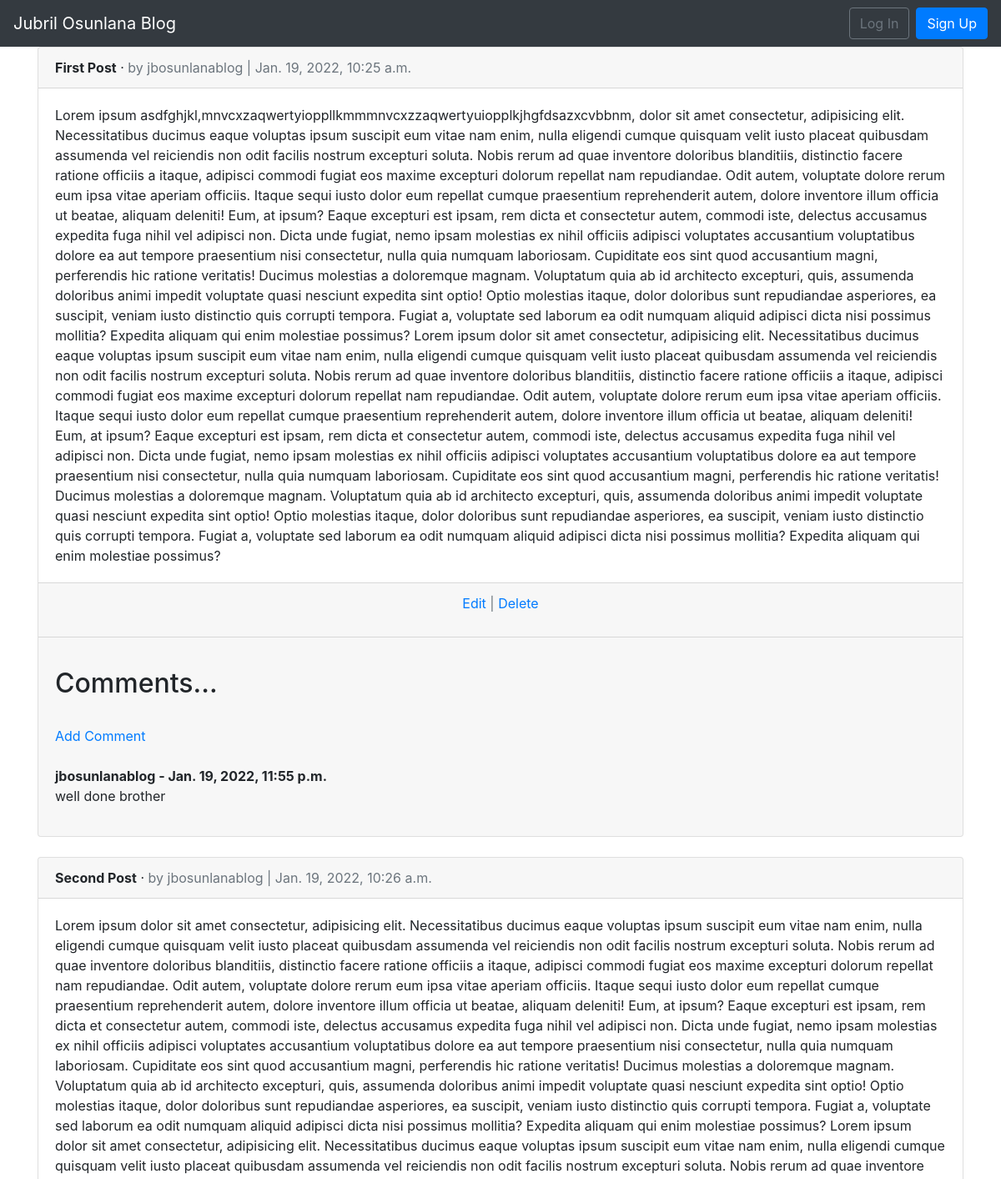
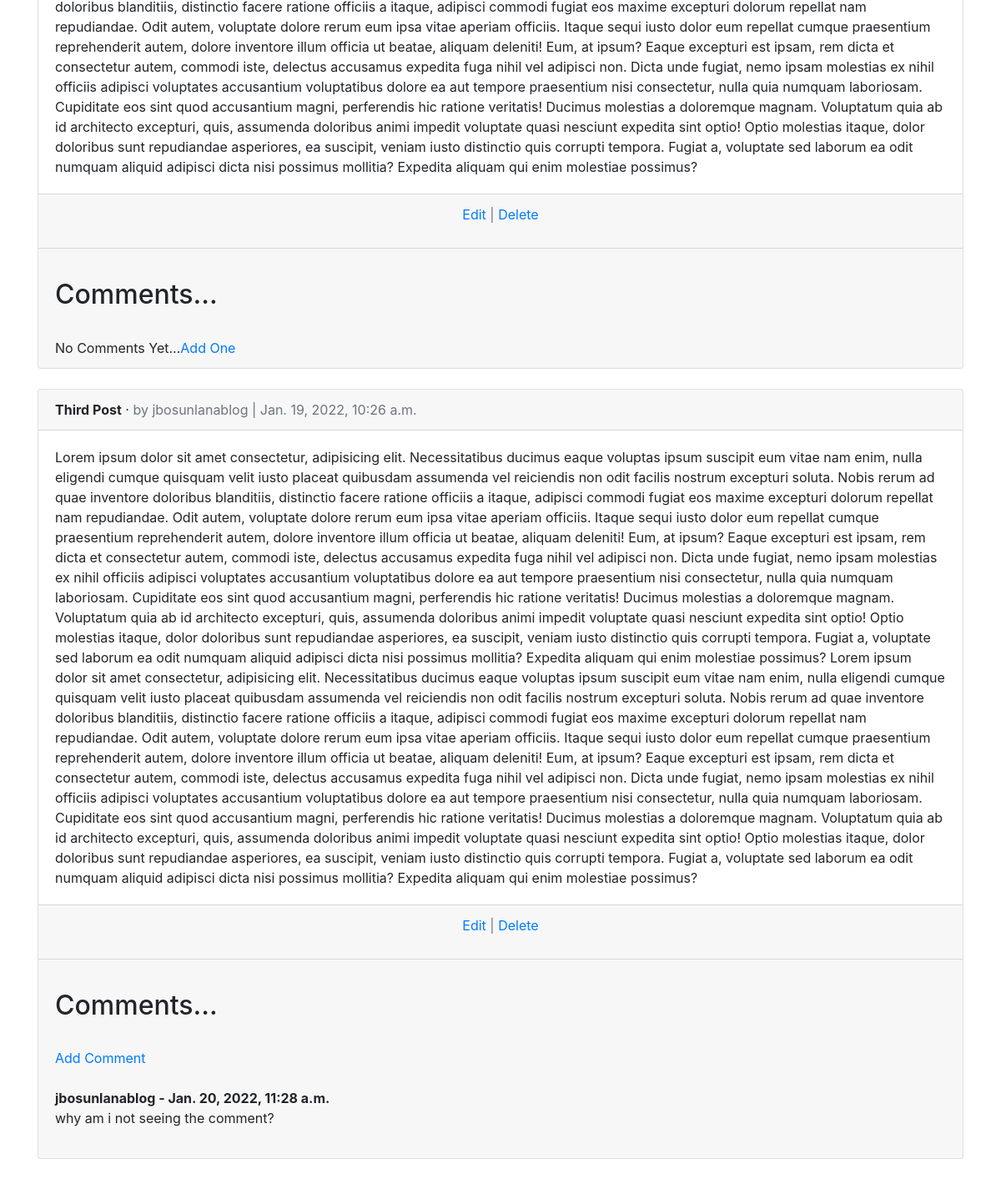
Screenshot of /blog/ with the database file from the repository (2 pictures, top to bottom).
### blog/models.py (models this page shows, shortened)
class Post(models.Model):
    title = models.CharField(max_length=200)
    author = models.ForeignKey('auth.User', on_delete=models.CASCADE)
    body = models.TextField()
    date_created = models.DateTimeField(auto_now_add=True)

class Comment(models.Model):
    post = models.ForeignKey(Post, related_name='comments', on_delete=models.CASCADE)
    author = models.ForeignKey(get_user_model(), on_delete=models.CASCADE)
    body = models.TextField()
    date = models.DateTimeField(auto_now_add=True)

### blog/views.py (the view)
# urls.py: path('', BlogListView.as_view(), name = 'post_list'),
class BlogListView(ListView):
    model = Post
    template_name = 'post_list.html'

### templates/post_list.html (shortened to what this page needs)
{% extends 'base.html' %}
{% block content %}
    {% for post in object_list %}
        <div class="card">
            <div class="card-header">
                <span class="font-weight-bold">{{ post.title }}</span> &middot;
                <span class="text-muted">by {{ post.author }} | {{ post.date_created }}</span>
            </div>
        <div class="card-body">
            {{ post.body }}
        </div>
        <div class="card-footer text-center text-muted">
            <a href="{% url 'edit_post' post.pk %}">Edit</a> | <a href="{% url 'delete_post' post.pk %}">Delete</a></p>
        </div>
        <div class="card-footer">
    <br/>
    <h2>Comments...</h2>
    <br/>
    {% if not post.comments.all %}
        No Comments Yet...<a href="{% url 'add_comment' post.pk %}" >Add One</a>
    {% else %}
    <a href="{% url 'add_comment' post.pk %}">Add Comment</a>
    <br/><br/>
        {% for comment in post.comments.all %}
        <strong>
            {{ comment.author }} -
            {{ comment.date }}
        </strong>
        <br/>
        {{ comment.body }}
        <br/>
        {% endfor %}
    {% endif %}
    <br/>
            </div>
            </div>
            <br />
    {% endfor %}
{% endblock content %}

### rows the page displays
Post: title "First Post", author "jbosunlanablog", date_created "Jan. 19, 2022, 10:25 a.m.", body "Lorem ipsum asdfghjkl,mnvcxzaqwertyioppllkmmmnvcxzzaqwertyuiopplkjhgfdsazxcvbbnm, dolor sit amet consectetur, adipisicing elit. Necessitatibus ducimus eaque voluptas ipsum suscipit eum vitae nam enim, nulla eligendi cumque quisquam velit iusto placeat quibusdam assumenda vel reiciendis non odit facilis nostrum excepturi soluta. Nobis rerum ad quae inventore doloribus blanditiis, distinctio facere ratione officiis a itaque, adipisci commodi fugiat eos maxime excepturi dolorum repellat nam repudiandae. Odit autem, voluptate dolore rerum eum ipsa vitae aperiam officiis. Itaque sequi iusto dolor eum repellat cumque praesentium reprehenderit autem, dolore inventore illum officia ut beatae,…"
Comment: author "jbosunlanablog", date "Jan. 19, 2022, 11:55 p.m.", body "well done brother"
Post: title "Second Post", author "jbosunlanablog", date_created "Jan. 19, 2022, 10:26 a.m.", body "Lorem ipsum dolor sit amet consectetur, adipisicing elit. Necessitatibus ducimus eaque voluptas ipsum suscipit eum vitae nam enim, nulla eligendi cumque quisquam velit iusto placeat quibusdam assumenda vel reiciendis non odit facilis nostrum excepturi soluta. Nobis rerum ad quae inventore doloribus blanditiis, distinctio facere ratione officiis a itaque, adipisci commodi fugiat eos maxime excepturi dolorum repellat nam repudiandae. Odit autem, voluptate dolore rerum eum ipsa vitae aperiam officiis. Itaque sequi iusto dolor eum repellat cumque praesentium reprehenderit autem, dolore inventore illum officia ut beatae, aliquam deleniti! Eum, at ipsum? Eaque excepturi est ipsam, rem dicta et…", shows "No Comments Yet..."
Post: title "Third Post", author "jbosunlanablog", date_created "Jan. 19, 2022, 10:26 a.m.", body "Lorem ipsum dolor sit amet consectetur, adipisicing elit. Necessitatibus ducimus eaque voluptas ipsum suscipit eum vitae nam enim, nulla eligendi cumque quisquam velit iusto placeat quibusdam assumenda vel reiciendis non odit facilis nostrum excepturi soluta. Nobis rerum ad quae inventore doloribus blanditiis, distinctio facere ratione officiis a itaque, adipisci commodi fugiat eos maxime excepturi dolorum repellat nam repudiandae. Odit autem, voluptate dolore rerum eum ipsa vitae aperiam officiis. Itaque sequi iusto dolor eum repellat cumque praesentium reprehenderit autem, dolore inventore illum officia ut beatae, aliquam deleniti! Eum, at ipsum? Eaque excepturi est ipsam, rem dicta et…"
Comment: author "jbosunlanablog", date "Jan. 20, 2022, 11:28 a.m.", body "why am i not seeing the comment?"
